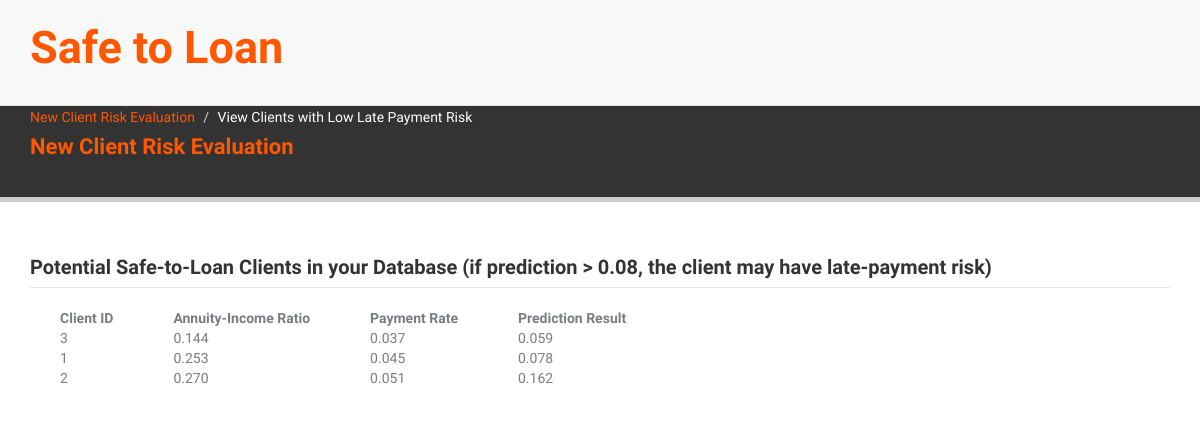
/view, run on the app's committed database.
### src/models.py (models this page shows, shortened)
class RiskPrediction(Base):
    __tablename__ = 'RiskPrediction'
    id = Column(Integer, primary_key=True, unique=True, nullable=False)
    days_birth = Column(Integer, unique=False, nullable=False)
    days_employed = Column(Integer, unique=False, nullable=False)
    days_employed_perc = Column(Float, unique=False, nullable=False)
    days_id_publish = Column(Integer, unique=False, nullable=False)
    days_last_phone_change =  Column(Integer, unique=False, nullable=False)
    buro_days_credit_mean = Column(Float, unique=False, nullable=False)
    buro_days_credit_enddate_mean =  Column(Float, unique=False, nullable=False)
    annuity_income_perc = Column(Float, unique=False, nullable=False)
    income_credit_perc = Column(Float, unique=False, nullable=False)
    payment_rate = Column(Float, unique=False, nullable=False)
    instal_days_entry_payment_mean = Column(Float, unique=False, nullable=False)
    instal_dbd_mean = Column(Float, unique=False, nullable=False)
    instal_amt_payment_mean =  Column(Float, unique=False, nullable=False)
    approved_days_decision_mean =  Column(Float, unique=False, nullable=False)
    prediction = Column(String(100), unique=False, nullable=False)

### app.py (the view)
@app.route('/view', methods=['GET','POST'])
def view_client():
    try:
        users = db.session.query(RiskPrediction.id, RiskPrediction.annuity_income_perc,
            RiskPrediction.payment_rate, RiskPrediction.prediction).order_by(RiskPrediction.prediction).limit(20)
        return render_template('view.html', users=users)
    except:
        traceback.print_exc()
        logger.warning("Not able to display clients, error page returned")
        return render_template('error2.html')

### templates/view.html (shortened to what this page needs)
<!DOCTYPE html>
<html lang="zxx">
<head>
    <link href="static/css/normalize.css" rel="stylesheet">
    <link href="static/bootstrap/css/bootstrap.min.css" rel="stylesheet">
    <link href="static/bootstrap/css/carousel.css" rel="stylesheet">
    <link href="static/bootstrap/fonts/glyphicons-halflings-regular.eot" rel="stylesheet">
    <link href="static/bootstrap/css/ie10-viewport-bug-workaround.css" rel="stylesheet">
    <link rel="stylesheet" href="https://maxcdn.bootstrapcdn.com/font-awesome/4.5.0/css/font-awesome.min.css">
    <link href="static/css/style.min.css?v=1.0.0" rel="stylesheet">
    <link href="static/css/custom.css" rel="stylesheet">
</head>
<body>
    <div class="navbar navbar-default navbar-fixed-top" role="navigation">
        <div class="container">
            <div class="navbar-header page-scroll">
                <h1>Safe to Loan</h1>
            </div>
        </div>
    </div>
    <div class="page-header">
        <div class="container">
            <div class="row">
                <div class="col-md-12">
                    <ul class="breadcrumb">
                        <li><a href="/">New Client Risk Evaluation</a></li>
                        <li>View Clients with Low Late Payment Risk</li>
                    </ul>
                </div>
            </div>
            <div class="row">
                <div class="col-md-12">
                    <h2>New Client Risk Evaluation</h2>
                </div>
            </div>
        </div>
    </div>
    <section class="page-section padding-30">
        <div class="container">
            <div class="row">
                <div class="col-md-12">
                    <body>
      <form action="/view" method="POST">
      <div class='block'>
      </div>
      <fieldset>
      <legend><h3 style='margin-top: -30px'>Potential Safe-to-Loan Clients in your Database (if prediction > 0.08, the client may have late-payment risk)</h3></legend>
      {% if users %}
      <table>
        <thead>
          <tr>
            <th style='padding:0 30px 0 30px;'>Client ID</th>
            <th style='padding:0 30px 0 30px;'>Annuity-Income Ratio</th>
            <th style='padding:0 30px 0 30px;'>Payment Rate</th>
            <th style='padding:0 30px 0 30px;'>Prediction Result</th>
          </tr>
        </thead>
        <tbody>
          {% for user in users %}
            <tr>
              <td style='padding:0 30px 0 30px;'>{{user.id}}</td>
              <td style='padding:0 30px 0 30px;'>{{'%0.3f'% user.annuity_income_perc | float}}</td>
              <td style='padding:0 30px 0 30px;'>{{'%0.3f'% user.payment_rate | float}}</td>
              <td style='padding:0 30px 0 30px;'>{{'%0.3f'% user.prediction | float}}</td>
            </tr>
          {% endfor %}
        </tbody>
      </table>
      {% else %}
      <p class="message">No client in you database now.</p>
      {% endif %}
    </fieldset><br>
    </form>
                </body>
                </div>
            </div>
        </div>
    </section>
</body>
</html>

### templates/view.html (style rules this page uses)
.container h1 { font-size: 45px; }

### data on the page
RiskPrediction: id "3", annuity_income_perc "0.144", payment_rate "0.037", prediction "0.059"
RiskPrediction: id "1", annuity_income_perc "0.253", payment_rate "0.045", prediction "0.078"
RiskPrediction: id "2", annuity_income_perc "0.270", payment_rate "0.051", prediction "0.162"
